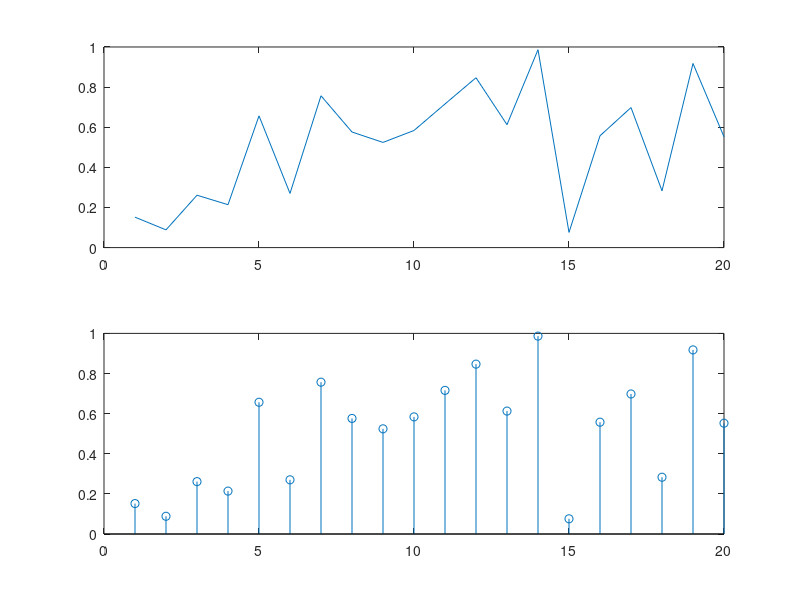
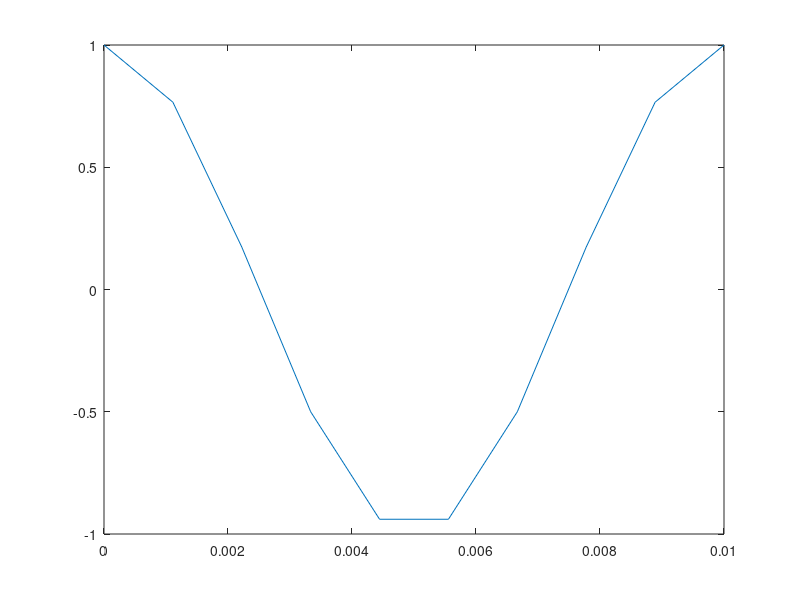
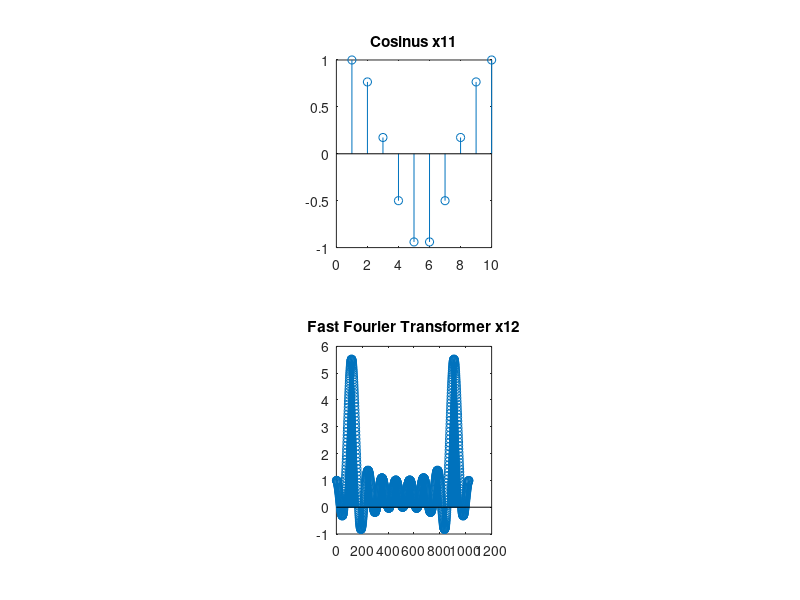
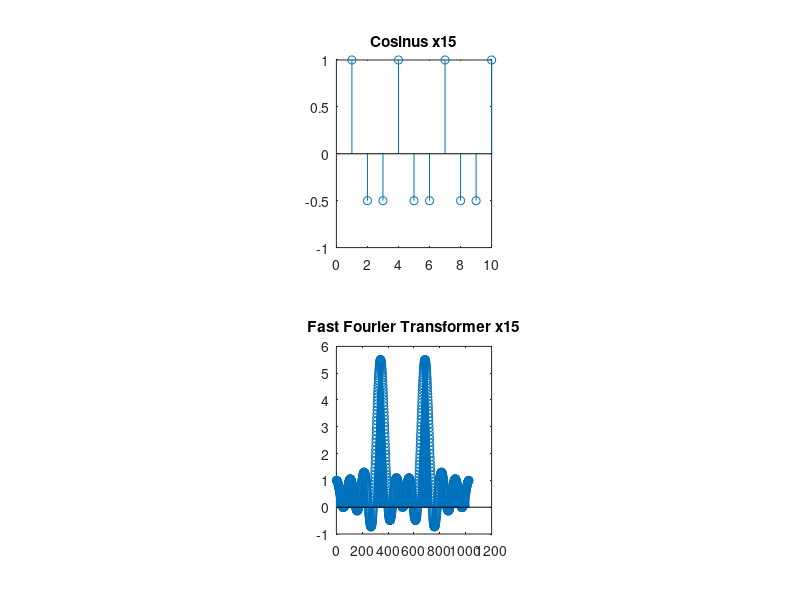

MATLAB code for these plots, in order: (Note: this script raises an error after producing the figures.)
%% Ex 1. 
% la funció zeros() retorna un vector de '0'

N1=10;
x1=zeros(1,N1);
%% Ex 2.
% la funció ones() retorna un vector de un valor determinat

N2=5;
x2=ones(1,N2);
%% Ex 3.
% la funció rand() retorna un vector de numeros al atzar
x3=rand(1,1);
%% Ex 4.
x4=10*rand(1,1);
%% Ex 5.
x5=20*rand(1,1)-10;
%% Ex 6.
N6=20;
x6=rand(1,N6);
x6(13)
%% Ex 7.
%figure
%figure
%figure
%% Ex 8.
%figure genera una nova figura, "subplot" genera un conjunt de finestres a
%la figura depenent de la mida i el numero aquestes 
figure
subplot(2,1,1)
plot(x6)
subplot(2,1,2)
stem(x6)
%% Ex 9.
%abs() retorna el valor absolut y angle() angle en radiants
x9=2+3j;
abs(x9)
angle(x9)
angle(x9)*180/pi
%% Ex 10.
%multiplica els mateixos numeros de dos vectors (.^)
x10=x6.^x6;
%% Ex 11.
N11=1024;
fs=900;
fx=100;

T=[0:1/fs:(N1-1)*1/fs];
x11=cos(2*pi*fx*T);

figure
plot(T,x11)
%% Ex 12.
%ftt() retorna el aspectre freqüencial en transformada de fourier
Npoints=1024;
x12=fft(x11,Npoints);
%% Ex 13.
%% Ex 14.
figure
subplot(2,3,2)
    stem(x11)
    title("Cosinus x11")
subplot(2,3,5)
    stem(x12)
    title("Fast Fourier Transformer x12")
%% Ex 15.
figure
fx=300;
x15=cos(2*pi*fx*T);
subplot(2,3,2)
    stem(x15)
    title("Cosinus x15")
x15f=fft(x15,Npoints);
subplot(2,3,5)
    stem(x15f)
    title("Fast Fourier Transformer x15")
%% Ex 16.
% makedist() genera una normal gausiana amb parametre "mu" i "sigma".
% Random() retrona un vector amb un certs parametres de objecte. 
% mean() torna la mitjana del objecte
%var() torna la variancia del objecte
N16=1000;
pd16=makedist('Normal','mu',10,'sigma',1);
x16=random(pd16,N16);
mean(pd16)
var(pd16)
%% Ex 17.
N17=1000;
pd17=makedist('Normal','mu',10,'sigma',2);
x17=random(pd17,N17);
mean(pd17)
var(pd17)
%% Ex 18.
% al afegir una variable mes, és creara un vector
N18=2048;
M18=8;
pd18=makedist('Normal','sigma',1,'mu',0);
x16=random(pd18,N18,M18);
%% Ex 19.
% delcarar una variable zero para el for
In=0;
t=[0:1/10:(N18-1)*1/10];
figure
for In=1:M18
    subplot(3,3,In)
    stem(t,x16(1:N18,In))
    title("matrix x16, column "+string(In))
    xlabel("longitud("+string(N18)+")")
    ylabel("normal distribution values("+string(In)+")")
end
%% Ex 20.
% colon() genera un vector tenint en compte uns parametres
x20=colon(1,2,100);
%% Ex 21.
x21=colon(1,5,100);
%% Ex 22.
% genera un pols rectangular amb rectpuls() i una convolució amb conv()
L=10;
t22=(-5:L-6);
p22=rectpuls(t22,4);
x22=conv(p22,p22,"full");
figure
stem(x22)
title("double rectangle pulse convolution")
xlabel("samples")
ylabel("Amplitud")
%% Ex 23.
t23=(-1:2/(1e4):1);
p23=rectpuls(t23);

figure
subplot(1,2,1)
plot(t23,p23)
title("rectangular pulse")

x22=conv(p23,p23,"full");
D=t23(2)-t23(1);
A=x22*D;
t23A=(-2:4/(2*1e4):2);
subplot(1,2,2)
plot(t23A,A)
title("Autocorrelación");